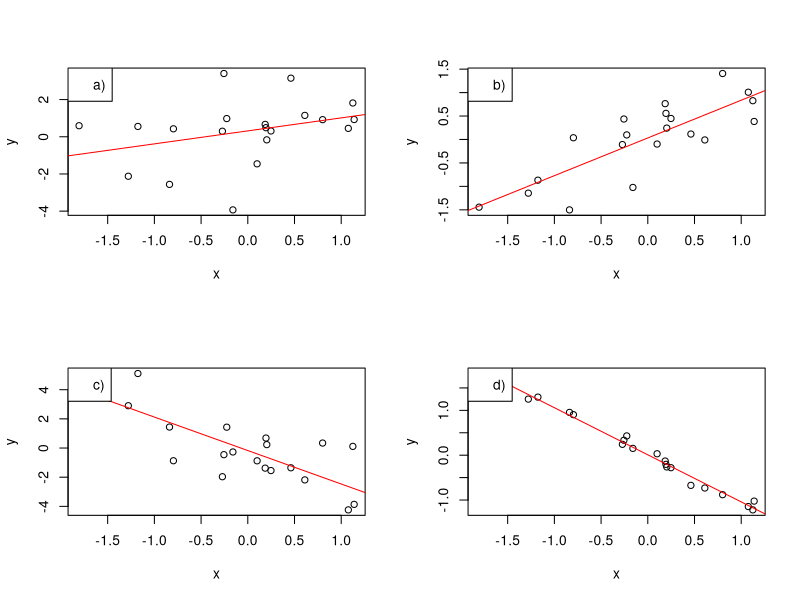

Reproduce this figure in R.
set.seed(20141210)
n = 20
x = rnorm(n)
y = list()
y[[1]] = rnorm(n, x, 2  )
y[[2]] = rnorm(n, x,  .5)
y[[3]] = rnorm(n,-x, 2  )
y[[4]] = rnorm(n,-x,  .1)
part = paste(letters[1:4], ")", sep="")
pdf(file = "problem3.pdf")
opar = par(mfrow=c(2,2))
for (i in 1:4) {
  plot(x, y[[i]], ylab="y")
  abline(lm(y[[i]]~x), col="red")
  legend("topleft", part[i])
}
dev.off()
